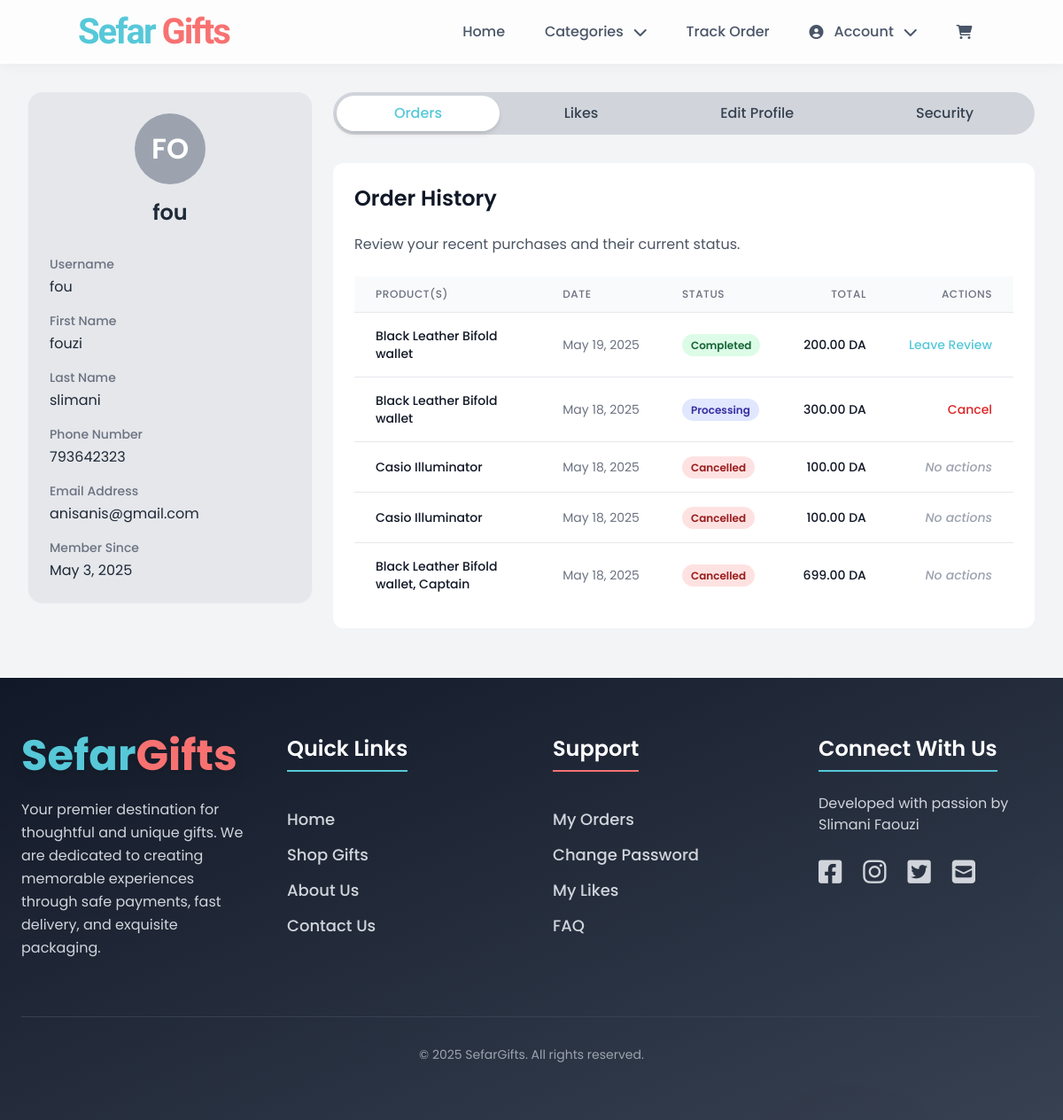
Page /my_account.php (signed in) on the earlier database version.
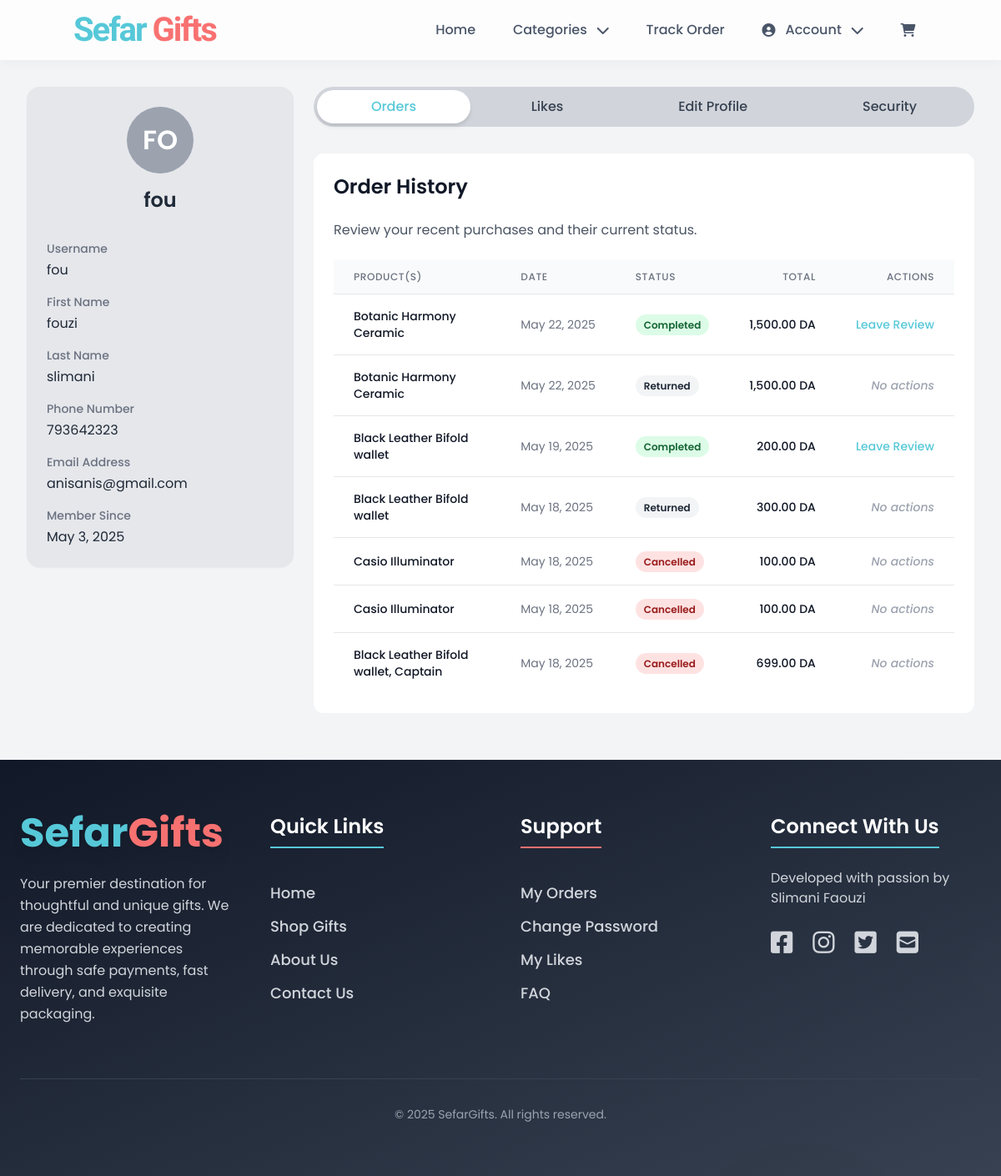
Same page on the later database version.
### tables this page shows
CREATE TABLE IF NOT EXISTS `orders` (
  `id` int NOT NULL AUTO_INCREMENT,
  `user_name` varchar(100) DEFAULT NULL,
  `email` varchar(150) DEFAULT NULL,
  `address` text,
  `total_price` decimal(10,2) DEFAULT NULL,
  `order_status` enum('processing','validated','completed','cancelled','returned') DEFAULT 'processing',
  `created_at` timestamp NULL DEFAULT CURRENT_TIMESTAMP,
  `phone` varchar(20) DEFAULT NULL,
  `user_id` int DEFAULT NULL,
  PRIMARY KEY (`id`),
  KEY `user_id` (`user_id`)
);

### my_account.php (the view, shortened to what the changed rows need)
<?php
$db = new mysqli("localhost", "root", "", "giftstore");
$user_id = $_SESSION['id'];
$order_stmt = $db->prepare("
    SELECT
        o.id,
        o.created_at,
        o.order_status,
        o.total_price,
        GROUP_CONCAT(oi.product_name SEPARATOR ', ') AS product_name
    FROM orders o
    JOIN order_items oi ON o.id = oi.order_id
    WHERE o.user_id = ?
    GROUP BY o.id
    ORDER BY o.created_at DESC
");
if (!$order_stmt) {
    error_log("My Account Orders Prepare failed: " . $db->error);
    $orders = [];
} else {
    $order_stmt->bind_param("i", $user_id);
    $order_stmt->execute();
    $orders = $order_stmt->get_result()->fetch_all(MYSQLI_ASSOC);
}
$stmt = $db->prepare("SELECT username, email, fname, lname, phone, created_at FROM users WHERE id = ?");
if (!$stmt) {
    error_log("My Account User Info Prepare failed: " . $db->error);
    $user = [];
} else {
    $stmt->bind_param("i", $user_id);
    $stmt->execute();
    $result = $stmt->get_result();
    $user = $result->fetch_assoc();
}
?>
<!DOCTYPE html>
<html lang="en">
<head>
    <script src="https://cdn.tailwindcss.com"></script>
</head>
<body class="bg-gray-100">
    <?php include("navbar.php");  ?>
    <div class="max-w-7xl mx-auto px-4 sm:px-6 lg:px-8 py-8">
        <div class="account-grid">
            <aside class="lg:sticky lg:top-8 self-start">
                <div class="bg-gray-200 rounded-2xl p-6 h-full shadow-sm">
                    <div class="flex flex-col items-center mb-8">
                        <h2 class="text-2xl font-semibold text-gray-800">
                            <?= htmlspecialchars($user['username'] ?? 'Guest User') ?>
                        </h2>
                    </div>
                </div>
            </aside>
            <main class="min-w-0">
                <section id="orders" class="content-section-card">
                    <div class="flex justify-between items-center mb-4">
                        <h2 class="text-xl lg:text-2xl font-semibold text-gray-900">Order History</h2>
                    </div>
                    <div class="overflow-x-auto">
                        <table class="min-w-full divide-y divide-gray-200 orders-table">
                            <thead class="bg-gray-50">
                                <tr>
                                    <th class="px-4 lg:px-6 py-3 text-left text-xs font-medium text-gray-500 uppercase tracking-wider">Product(s)</th>
                                    <th class="px-4 lg:px-6 py-3 text-left text-xs font-medium text-gray-500 uppercase tracking-wider">Date</th>
                                    <th class="px-4 lg:px-6 py-3 text-left text-xs font-medium text-gray-500 uppercase tracking-wider">Status</th>
                                    <th class="px-4 lg:px-6 py-3 text-right text-xs font-medium text-gray-500 uppercase tracking-wider">Total</th>
                                    <th class="px-4 lg:px-6 py-3 text-right text-xs font-medium text-gray-500 uppercase tracking-wider">Actions</th>
                                </tr>
                            </thead>
                            <tbody class="bg-white divide-y divide-gray-200">
                                <?php if (!empty($orders)): ?>
                                    <?php foreach ($orders as $order): ?>
                                        <tr class="hover:bg-gray-50 transition-colors">
                                            <td class="px-4 lg:px-6 py-4 whitespace-normal text-sm font-medium text-gray-900 max-w-xs break-words">
                                                <?= htmlspecialchars($order['product_name']) ?>
                                            </td>
                                            <td class="px-4 lg:px-6 py-4 whitespace-nowrap text-sm text-gray-500">
                                                <?= date('M d, Y', strtotime($order['created_at'])) ?>
                                            </td>
                                            <td class="px-4 lg:px-6 py-4 whitespace-nowrap">
                                                <?php
                                                $statusColorMapping = [
                                                    'cancelled' => 'red', 'failed' => 'red',
                                                    'shipped' => 'blue', 'delivered' => 'green',
                                                    'pending' => 'yellow', 'processing' => 'indigo',
                                                    'completed' => 'green'
                                                ];
                                                $statusColor = $statusColorMapping[strtolower($order['order_status'])] ?? 'gray';
                                                ?>
                                                <span class="px-2.5 py-1 rounded-full text-xs font-semibold bg-<?= $statusColor ?>-100 text-<?= $statusColor ?>-800">
                                                    <?= ucfirst(htmlspecialchars($order['order_status'])) ?>
                                                </span>
                                            </td>
                                            <td class="px-4 lg:px-6 py-4 whitespace-nowrap text-right text-sm font-medium text-gray-900">
                                                <?= number_format($order['total_price'], 2) ?> DA
                                            </td>
                                            <td class="px-4 lg:px-6 py-4 whitespace-nowrap text-right text-sm font-medium">
                                                <?php if (strtolower($order['order_status']) === 'processing' || strtolower($order['order_status']) === 'pending'): ?>
                                                    <form action="cancel_order.php" method="POST" class="inline">
                                                        <button type="submit"
                                                            class="text-red-600 hover:text-red-800 text-sm font-medium"
                                                            onclick="return confirm('Are you sure you want to cancel this order?')">
                                                            Cancel
                                                        </button>
                                                    </form>
                                                <?php elseif (strtolower($order['order_status']) === 'completed'): ?>
                                                    <a href="review.php?order_id=<?= $order['id'] ?>"
                                                       class="text-turquoise-primary hover:text-cyan-700 text-sm font-medium">
                                                        Leave Review
                                                    </a>
                                                <?php else: ?>
                                                    <span class="text-gray-400 text-sm italic">No actions</span>
                                                <?php endif; ?>
                                            </td>
                                        </tr>
                                    <?php endforeach; ?>
                                <?php endif; ?>
                            </tbody>
                        </table>
                    </div>
                </section>
            </main>
        </div>
    </div>
    <?php include("footer.php"); ?>
</body>
</html>

### footer.php (shortened to what the changed rows need)
<footer class="bg-gradient-to-br from-gray-900 to-gray-700 text-white py-16 px-6 relative overflow-hidden">
  <div class="absolute inset-0 z-0 opacity-10">
  </div>
</footer>

Differences in the rows shown:
added orders: product_name "Botanic Harmony Ceramic", created_at "May 22, 2025", order_status "Completed", total_price "1,500.00"
added orders: product_name "Botanic Harmony Ceramic", created_at "May 22, 2025", order_status "Returned", total_price "1,500.00", shows "No actions"
changed orders (number 4 of 7 on the later page): order_status "Processing" → "Returned"; order_status "Cancel" → "No actions"
